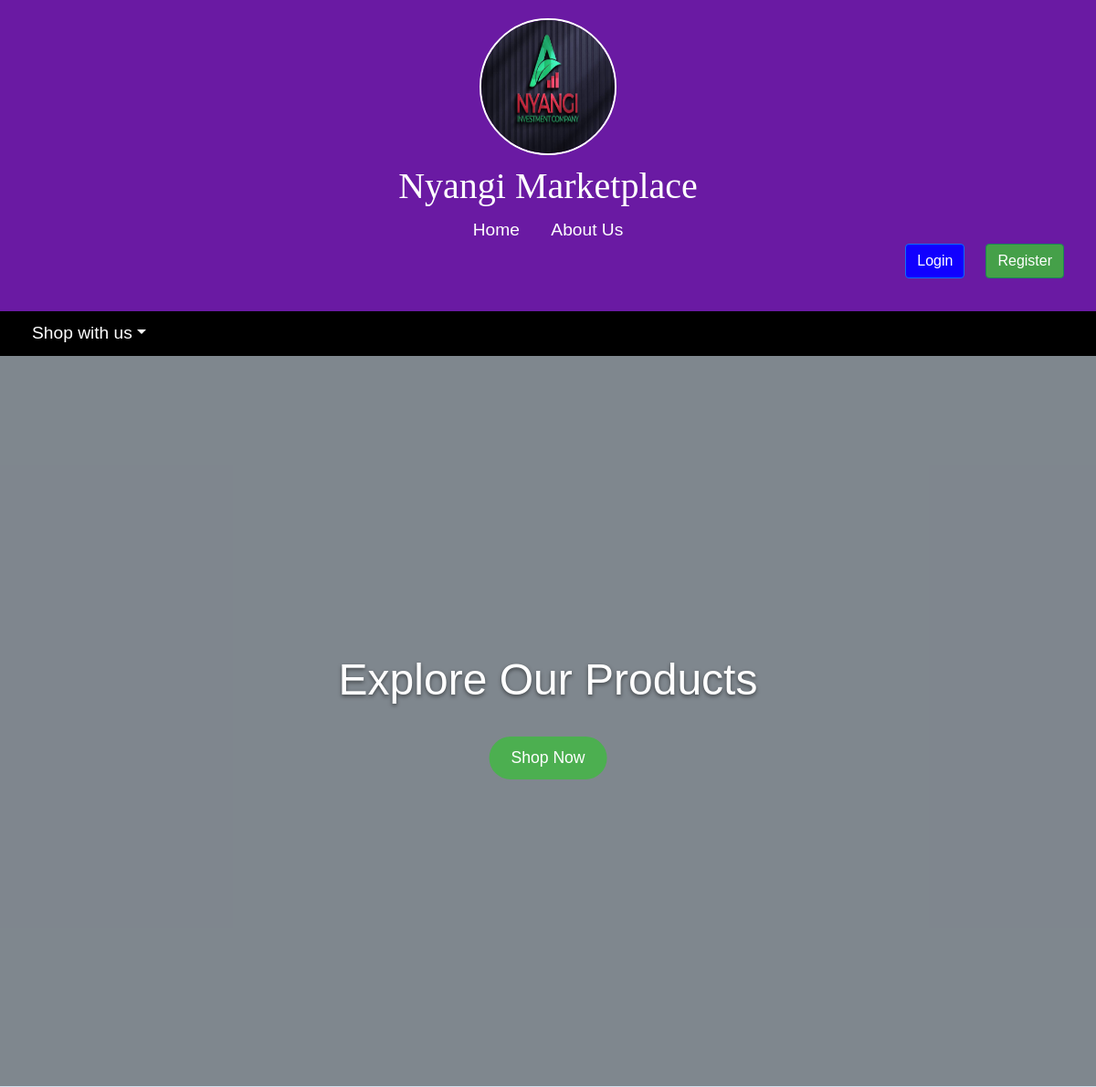
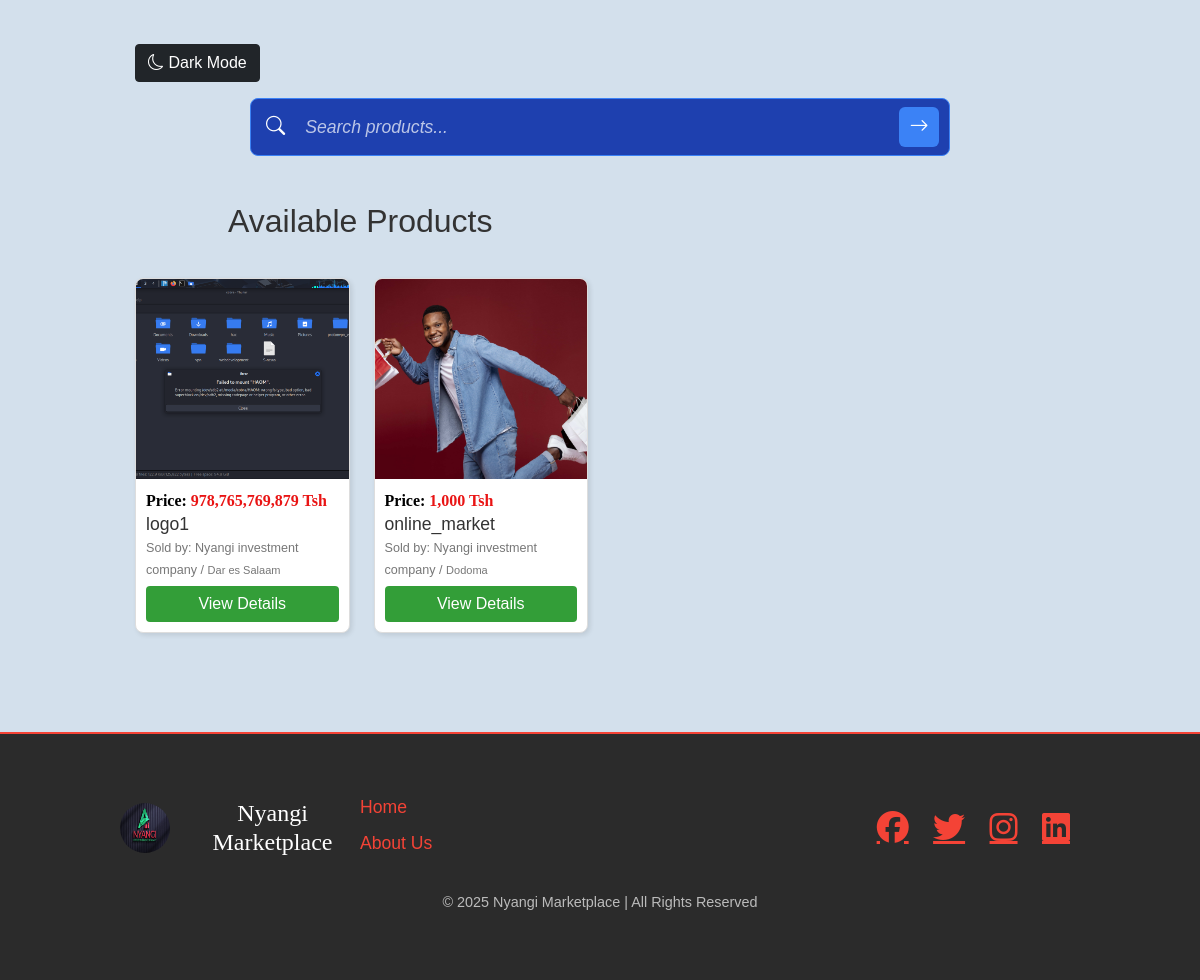
Page /category/Electronics/?category=Electronics on the committed database (2 pictures, top to bottom).
### myapp/models.py (models this page shows, shortened)
class Product(models.Model):
    name = models.CharField(max_length=255)
    description = models.TextField()
    price = models.IntegerField()
    category = models.ForeignKey('Category', on_delete=models.CASCADE)
    image = models.ImageField(upload_to='products/')
    image1 = models.ImageField(upload_to='products/', null=True, blank=True, default="")  # NEW IMAGE
    image2 = models.ImageField(upload_to='products/', null=True, blank=True, default="")
    image3 = models.ImageField(upload_to='products/', null=True, blank=True, default="")
    image4 = models.ImageField(upload_to='products/', null=True, blank=True, default="")
    phone_number=models.CharField(max_length=10 ,default='')
    seller = models.ForeignKey('Seller', on_delete=models.CASCADE)
    location = models.CharField(max_length=50, choices=TANZANIA_REGIONS, default='Dar es Salaam')  # Default region
    condition = models.CharField(max_length=100, default="New", blank=True)
    dimensions = models.CharField(max_length=100, default="", blank=True)
    weight = models.CharField(max_length=50, default="", blank=True)
    material = models.CharField(max_length=100, default="", blank=True)
    color = models.CharField(max_length=50, default="", blank=True)
    warranty = models.CharField(max_length=50, default="No Warranty", blank=True)
    model = models.CharField(max_length=100, default="", blank=True)
    release_year = models.IntegerField(default="", blank=True, null=True)
    generation = models.CharField(max_length=50, default="", blank=True)
    brand = models.CharField(max_length=100, default="", blank=True)
    origin_country = models.CharField(max_length=100, default="", blank=True)
    created_at = models.DateTimeField(default=timezone.now, blank=True)
    power_consumption = models.CharField(max_length=50, default="", blank=True)
    battery_life = models.CharField(max_length=50, default="", blank=True)
    charging_time = models.CharField(max_length=50, default="", blank=True)
    connectivity = models.CharField(max_length=100, default="", blank=True)
    processor = models.CharField(max_length=100, default="", blank=True)
    storage_capacity = models.CharField(max_length=100, default="", blank=True)
    screen_size = models.CharField(max_length=50, default="", blank=True)
    resolution = models.CharField(max_length=100, default="", blank=True)
    weight_capacity = models.CharField(max_length=50, default="", blank=True)
    assembly_required = models.BooleanField(default="", blank=True, null=True)
    style = models.CharField(max_length=100, default="", blank=True)
    water_resistant = models.BooleanField(default="", blank=True, null=True)
    upholstery_material = models.CharField(max_length=100, default="", blank=True)
    size = models.CharField(max_length=50, default="", blank=True)
    gender = models.CharField(max_length=50, default="", blank=True)
    fabric_type = models.CharField(max_length=100, default="", blank=True)
    washing_instructions = models.TextField(default="", blank=True)
    shoe_type = models.CharField(max_length=100, default="", blank=True)
    closure_type = models.CharField(max_length=100, default="", blank=True)
    fuel_type = models.CharField(max_length=50, default="", blank=True)
    transmission = models.CharField(max_length=50, default="", blank=True)
    mileage = models.CharField(max_length=50, default="", blank=True)
    engine_capacity = models.CharField(max_length=50, default="", blank=True)
    top_speed = models.CharField(max_length=50, default="", blank=True)
    number_of_seats = models.IntegerField(default="", blank=True, null=True)
    expiration_date = models.DateField(null=True, blank=True)
    ingredients = models.TextField(default="", blank=True)
    calories = models.CharField(max_length=50, default="", blank=True)
    dietary_info = models.CharField(max_length=100, default="", blank=True)
    package_size = models.CharField(max_length=100, default="", blank=True)
    author = models.CharField(max_length=100, default="", blank=True)
    publisher = models.CharField(max_length=100, default="", blank=True)
    edition = models.CharField(max_length=50, default="", blank=True)
    pages = models.IntegerField(default="", blank=True, null=True)
    language = models.CharField(max_length=50, default="", blank=True)
    paper_type = models.CharField(max_length=100, default="", blank=True)
    recommended_age = models.CharField(max_length=50, default="", blank=True)
    number_of_pieces = models.IntegerField(default="", blank=True, null=True)
    safety_certifications = models.CharField(max_length=100, default="", blank=True)
    battery_required = models.BooleanField(default="", blank=True, null=True)
    interactive_features = models.CharField(max_length=100, default="", blank=True)
    skin_type = models.CharField(max_length=100, default="", blank=True)
    scent = models.CharField(max_length=100, default="", blank=True)
    application_method = models.CharField(max_length=100, default="", blank=True)
    volume = models.CharField(max_length=50, default="", blank=True)
    sport_type = models.CharField(max_length=100, default="", blank=True)
    weather_resistant = models.BooleanField(default="", blank=True, null=True)
    material_durability = models.CharField(max_length=100, default="", blank=True)
    gemstone = models.CharField(max_length=100, default="", blank=True)
    metal_type = models.CharField(max_length=100, default="", blank=True)
    weight = models.CharField(max_length=50, default="", blank=True)
    certification = models.CharField(max_length=100, default="", blank=True)

class Seller(models.Model):
    user = models.OneToOneField(User, on_delete=models.CASCADE)
    shop_name = models.CharField(max_length=255)
    phone = models.CharField(max_length=15, default="N/A")  # NEW FIELD with default

### myapp/views.py (the view)
# urls.py: path('category/<str:category_name>/', views.filter_by_category, name='filter_by_category'),
def filter_by_category(request, category_name):
    products = Product.objects.filter(category__name=category_name)
    categories = Category.objects.all()
    return render(request, 'myapp/home.html', {
        'products': products,
        'categories': categories,
        'category_name': category_name
    })

### myapp/context_processors.py (called while the page is built)
def cart_item_count(request):
    if request.user.is_authenticated:
        return {'cart_item_count': Cart.objects.filter(user=request.user).count()}
    return {'cart_item_count': 0}

### myapp/templates/myapp/home.html (shortened to what this page needs)
{% extends 'myapp/base.html' %}
{% load static %}
{% load humanize %}
{% block video %}
<div class="cover">
    <div class="cover-overlay"></div>
    <video autoplay loop muted playsinline class="cover-video">
        <source src="{% static 'images/vid.mp4' %}" type="video/mp4">        Your browser does not support the video tag.
    </video>
    <div class="cover-content">
        <h2>Explore Our Products</h2><br>
        <button onclick="scrollToProducts()" class="btn btn-outline-light rounded-pill px-4">Shop Now</button>
    </div>
</div>
{% endblock %}
{% block content %}
<link rel="stylesheet" href="{% static 'css/home.css' %}">
<div class="container">
    <button id="dark-mode-toggle" class="btn btn-dark mb-3">
        <i class="bi bi-moon"></i> Dark Mode
    </button>
    <form method="get" class="modern-search-form mb-3" onsubmit="scrollToProducts()">
        <div class="modern-search-container">
            <span class="search-icon" onclick="this.parentElement.parentElement.submit()">
                <i class="bi bi-search"></i>
            </span>
            <input type="text" name="query" value="{{ query }}"
                   class="modern-search-input"
                   placeholder="Search products..."
                   aria-label="Search">
            <button type="submit" class="modern-search-btn">
                <i class="bi bi-arrow-right"></i>
            </button>
        </div>
    </form>
    <h2 id="products">Available Products</h2>
    <div class="row">
        {% for product in products %}
        <div class="col-lg-3 col-md-4 col-sm-6 col-6 mb-4">
            <div class="card product-card position-relative">
                <div class="image-container">
                    <img src="{{ product.image.url }}" class="card-img-top product-image" alt="{{ product.name }}">
                </div>
                <div class="card-body">
                    <p class="price"><strong style="color: black;">Price:</strong> {{ product.price|intcomma }} Tsh</p>
                    <h5 class="card-title">{{ product.name }}</h5>
                    <p class="seller"><small>Sold by: {{ product.seller.shop_name }} / <small>{{ product.location }}</small></small></p>
                    <a href="{% url 'product_detail' product.id %}" class="btn btn-primary view-details">View Details</a>
                </div>
            </div>
        </div>
        {% endfor %}
    </div>
</div>
{% endblock %}

### myapp/static/css/base.css (style rules this page uses)
.product-card { transition: transform 0.3s ease, box-shadow 0.3s ease; }
.product-card .btn { transition: background-color 0.3s ease; background-color: #339e38; }
html, body { height: 100%; margin: 0; }
body { background-color: #d3e0ec; font-family: Arial, sans-serif; color: #333; display: flex; flex-direction: column; transition: background-color 0.3s, color 0.3s; }
.cover { position: relative; overflow: hidden; min-height: 100vh; height: auto; display: flex; justify-content: center; align-items: center; text-align: center; color: white; }
.cover-overlay { position: absolute; top: 0; left: 0; width: 100%; height: 100%; background: rgba(0, 0, 0, 0.5); z-index: -1; }
.cover-content { position: relative; z-index: 2; color: white; }
.cover-content h2 { font-size: 3em; margin: 0; }
.cover-content button { background-color: #4CAF50; color: white; padding: 10px 20px; border: none; border-radius: 30px; font-size: 1.1em; cursor: pointer; margin: 10px; }
#products { padding: 30px 10%; }
.btn-primary { background: #007bff; border: none; font-size: 1rem; transition: all 0.3s ease-in-out; }

### myapp/static/css/home.css (style rules this page uses)
.container { max-width: 1200px; margin: 15px auto; padding: 0 15px; }
.product-card { border: 1px solid #ddd; border-radius: 8px; overflow: hidden; box-shadow: 2px 2px 5px rgba(0, 0, 0, 0.1); transition: transform 0.2s; }
.image-container { height: 200px; width: 100%; overflow: hidden; display: flex; justify-content: center; align-items: center; background-color: #f9f9f9; }
.product-image { width: 100%; height: 100%; object-fit: cover; display: block; }
.card-body { padding: 10px; text-align: left; }
.price { color: rgb(233, 20, 20); margin-bottom: 1px; font-weight: bold; font-family: cursive; }
.card-title { font-size: 1.1rem; margin-bottom: 2px; }
.seller { color: #777; font-size: 0.9rem; margin-bottom: 5px; }
.view-details { width: 100%; }

### myapp/templates/myapp/home.html (style rules this page uses)
.cover { position: relative; width: 100%; height: 100vh; overflow: hidden; }
.cover-video { position: absolute; top: 0; left: 0; width: 100%; height: 100%; object-fit: cover; z-index: 1; }
.cover-overlay { position: absolute; top: 0; left: 0; width: 100%; height: 100%; background: rgba(0, 0, 0, 0.4); z-index: 2; }
.cover-content { position: absolute; z-index: 3; color: white; text-align: center; top: 50%; left: 50%; transform: translate(-50%, -50%); padding: 20px; text-shadow: 0 2px 4px rgba(0, 0, 0, 0.5); }
.modern-search-form { max-width: 700px; margin: 0 auto; }
.modern-search-container { position: relative; display: flex; align-items: center; background: #1e40af; border-radius: 8px; padding: 5px; border: 1px solid #3b82f6; transition: all 0.3s ease; }
.search-icon { padding: 0 10px; color: #ffffff; font-size: 1.2rem; cursor: pointer; }
.modern-search-input { flex-grow: 1; border: none; background: transparent; padding: 10px; color: white; font-size: 1.1rem; outline: none; transition: all 0.3s ease; }
.modern-search-input::placeholder { color: rgba(255, 255, 255, 0.7); font-style: italic; }
.modern-search-btn { background: #3b82f6; border: none; border-radius: 6px; width: 40px; height: 40px; color: white; font-size: 1.2rem; display: flex; align-items: center; justify-content: center; margin-right: 5px; cursor: pointer; transition: all 0.3s ease; }

### rows in the picture
Product: image (picture), price "978,765,769,879", name "logo1", seller.shop_name "Nyangi investment company", location "Dar es Salaam"
Product: image (picture), price "1,000", name "online_market", seller.shop_name "Nyangi investment company", location "Dodoma"
